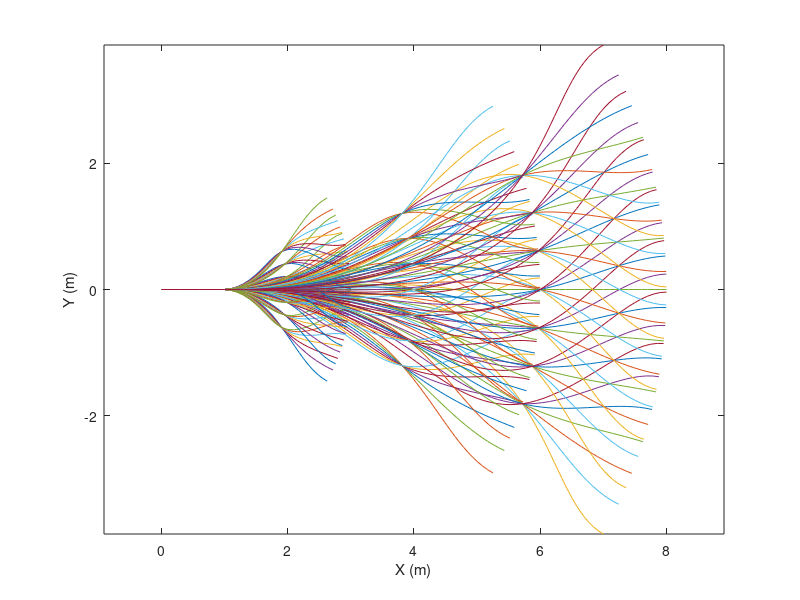

The MATLAB script that drew this image:
clc;
clear all;
close all;

dis = 3.0;
angle = 27;
deltaAngle = angle / 3;
scale = 0.65;

pathStartAll = zeros(4, 0);
pathAll = zeros(5, 0);
pathList = zeros(5, 0);
pathID = 0;
groupID = 0;

figure;
hold on;
box on;
axis equal;
xlabel('X (m)');
ylabel('Y (m)');

fprintf('\nGenerating paths\n');

##for shift1 = -angle : deltaAngle : angle

    shift1 = 0;
    wayptsStart = [0, 0, 0;
                   dis, shift1, 0];

    pathStartR = 0 : 0.1 : 1;
    pathStartShift = spline(wayptsStart(:, 1), wayptsStart(:, 2), pathStartR);

    pathStartX = pathStartR .* cos(pathStartShift * pi / 180);
    pathStartY = pathStartR .* sin(pathStartShift * pi / 180);
    pathStartZ = zeros(size(pathStartX));

    pathStart = [pathStartX; pathStartY; pathStartZ; ones(size(pathStartX)) * groupID];
    pathStartAll = [pathStartAll, pathStart];

    for shift2 = -angle * scale + shift1 : deltaAngle * scale : angle * scale + shift1
        for shift3 = -angle * scale^2 + shift2 : deltaAngle * scale^2 : angle * scale^2 + shift2

##                Short range traj
                waypts = [pathStartR', pathStartShift', pathStartZ';
                          2, shift2, 0;
                          3 - 0.001, shift3, 0;
                          3, shift3, 0];

                pathR = 0 : 0.1 : waypts(end, 1);
                pathShift = spline(waypts(:, 1), waypts(:, 2), pathR);

                pathX = pathR .* cos(pathShift * pi / 180);
                pathY = pathR .* sin(pathShift * pi / 180);
                pathZ = zeros(size(pathX));

                path = [pathX; pathY; pathZ; ones(size(pathX)) * pathID; ones(size(pathX)) * groupID];
                pathAll = [pathAll, path];
                pathList = [pathList, [pathX(end); pathY(end); pathZ(end); pathID; groupID]];

                pathID = pathID + 1;

                plot3(pathX, pathY, pathZ);

##     Medium range trajectories
                waypts = [pathStartR', pathStartShift', pathStartZ';
                          4, shift2, 0;
                          6 - 0.001, shift3, 0;
                          6, shift3, 0];

                pathR = 0 : 0.1 : waypts(end, 1);
                pathShift = spline(waypts(:, 1), waypts(:, 2), pathR);

                pathX = pathR .* cos(pathShift * pi / 180);
                pathY = pathR .* sin(pathShift * pi / 180);
                pathZ = zeros(size(pathX));

                path = [pathX; pathY; pathZ; ones(size(pathX)) * pathID; ones(size(pathX)) * groupID];
                pathAll = [pathAll, path];
                pathList = [pathList, [pathX(end); pathY(end); pathZ(end); pathID; groupID]];

                pathID = pathID + 1;

                plot3(pathX, pathY, pathZ);


## Long range trajectories

                waypts = [pathStartR', pathStartShift', pathStartZ';
                          6, shift2, 0;
                          8 - 0.001, shift3, 0;
                          8, shift3, 0];

                pathR = 0 : 0.1 : waypts(end, 1);
                pathShift = spline(waypts(:, 1), waypts(:, 2), pathR);

                pathX = pathR .* cos(pathShift * pi / 180);
                pathY = pathR .* sin(pathShift * pi / 180);
                pathZ = zeros(size(pathX));

                path = [pathX; pathY; pathZ; ones(size(pathX)) * pathID; ones(size(pathX)) * groupID];
                pathAll = [pathAll, path];
                pathList = [pathList, [pathX(end); pathY(end); pathZ(end); pathID; groupID]];

                pathID = pathID + 1;

                plot3(pathX, pathY, pathZ);
        end
    end

    groupID = groupID + 1


pathID

fileID = fopen('paths.ply', 'w');
fprintf(fileID, 'ply\n');
fprintf(fileID, 'format ascii 1.0\n');
fprintf(fileID, 'element vertex %d\n', size(pathAll, 2));
fprintf(fileID, 'property float x\n');
fprintf(fileID, 'property float y\n');
fprintf(fileID, 'property float z\n');
fprintf(fileID, 'property int path_id\n');
fprintf(fileID, 'property int group_id\n');
fprintf(fileID, 'end_header\n');
fprintf(fileID, '%f %f %f %d %d\n', pathAll);
fclose(fileID);




fprintf('\nProcessing complete\n');
%}
